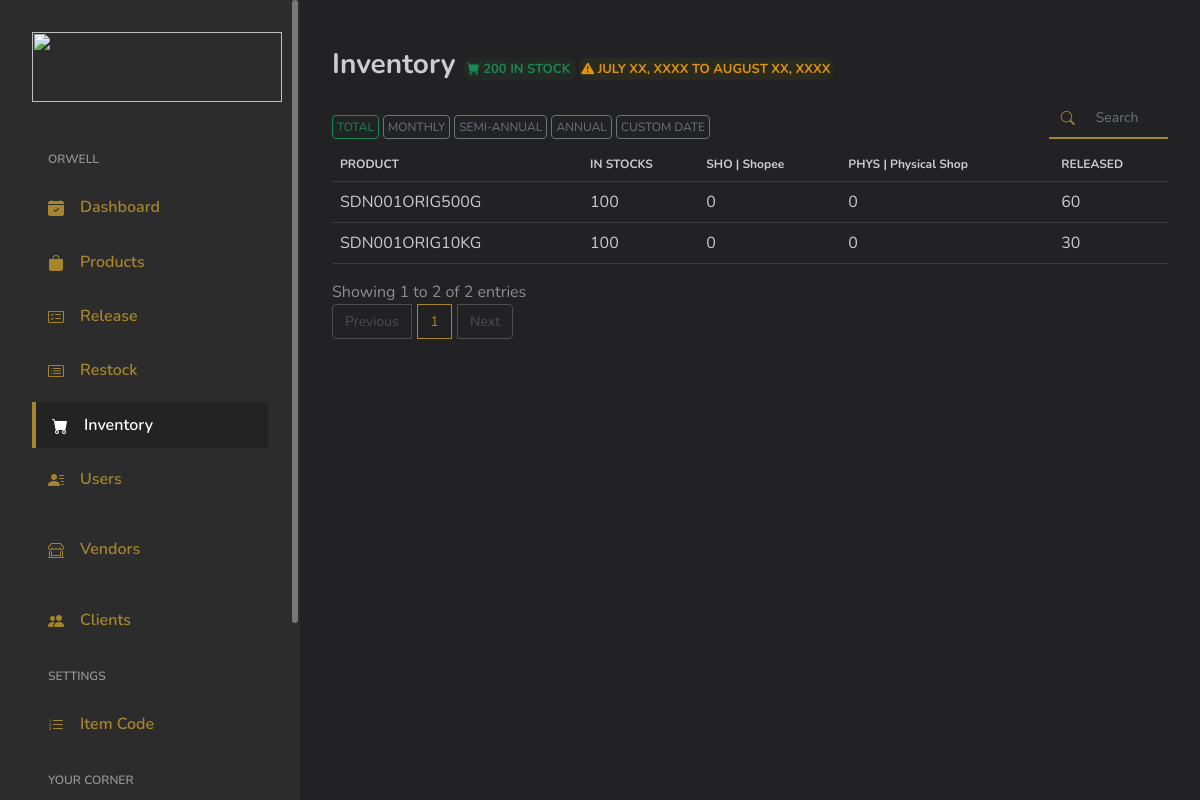
Page /index.php/admin/inventory on the earlier database version.
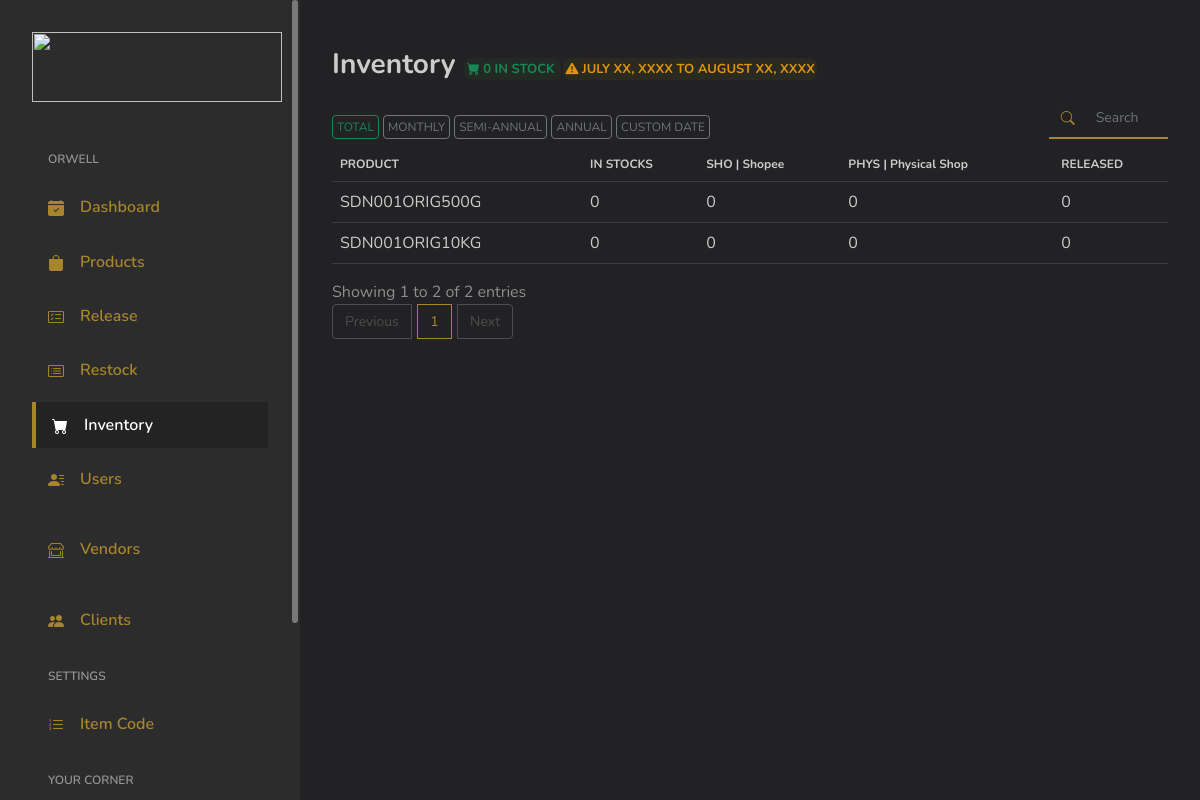
Same page on the later database version.
### tables this page shows
CREATE TABLE `products` (
  `ID` int(11) NOT NULL,
  `Code` varchar(255) DEFAULT NULL,
  `Product_Name` varchar(255) DEFAULT NULL,
  `Description` text DEFAULT NULL,
  `InStock` int(255) DEFAULT 0,
  `Released` int(255) DEFAULT 0,
  `Product_Category` varchar(255) DEFAULT NULL,
  `Product_Weight` varchar(255) DEFAULT NULL,
  `Price_PerItem` varchar(255) DEFAULT NULL,
  `Cost_PerItem` varchar(255) DEFAULT NULL,
  `DateAdded` varchar(255) DEFAULT NULL,
  `PriceSelling` varchar(255) DEFAULT '0',
  `Barcode_Images` varchar(255) DEFAULT NULL
);

### application/controllers/Admin.php (called while the page is built, shortened)
<?php
class Admin extends MY_Controller {
	public $globalData = [];
	public function __construct()
	{
		$this->load->model('Model_Selects');
		$this->load->model('Model_Security');
		$this->load->model('Model_Inserts');
		$this->load->model('Model_Logbook');
	}
	public function inventory()
	{
		$data = [];
		$data = array_merge($data, $this->globalData);
		$header['pageTitle'] = 'Inventory';
		$data['globalHeader'] = $this->load->view('main/globals/header', $header);
		$this->load->view('admin/inventory', $data);
	}
}

### index.php (called while the page is built, shortened)
<?php
require_once BASEPATH.'core/CodeIgniter.php';

### application/models/Model_Selects.php (called while the page is built, shortened)
<?php
class Model_Selects extends CI_Model {
	public function GetAllProducts()
	{
		$this->db->select('*');
		$this->db->order_by('ID', 'asc');
		$result = $this->db->get('products');
		return $result;
	}
}

### application/views/admin/inventory.php (the view, shortened to what this page needs)
<?php
$totalStocks = 0;
$getAllProducts = $this->Model_Selects->GetAllProducts();
if ($getAllProducts->num_rows() > 0) {
	foreach ($getAllProducts->result_array() as $row) {
		$totalStocks += $row['InStock'];
	}
}
?>
</head>
<body>
<div id="app">
	<div id="main">
		<div class="page-heading">
			<div class="page-title">
				<div class="row">
					<div class="col-sm-12">
						<h3>Inventory
							<span class="text-center success-banner-sm">
								<i class="bi bi-cart-fill"></i> <?=$totalStocks;?> IN STOCK
							</span>
							<span class="text-center info-banner-sm">
								<i class="bi bi-exclamation-triangle-fill"></i> JULY XX, XXXX TO AUGUST XX, XXXX
							</span>
						</h3>
					</div>
					<div class="col-sm-12 col-md-10 pt-4 pb-2">
						<button type="button" class="btn btn-sm-success">TOTAL</button>
						<button type="button" class="btn btn-sm-secondary">MONTHLY</button>
						<button type="button" class="btn btn-sm-secondary">SEMI-ANNUAL</button>
						<button type="button" class="btn btn-sm-secondary">ANNUAL</button>
						<button type="button" class="btn btn-sm-secondary">CUSTOM DATE</button>
					</div>
					<div class="col-sm-12 col-md-2 mr-auto pt-4 pb-2" style="margin-top: -15px;">
						<div class="input-group">
							<div class="input-group-prepend">
								<span class="input-group-text" style="font-size: 14px;"><i class="bi bi-search h-100 w-100" style="margin-top: 5px;"></i></span>
							</div>
							<input type="text" id="tableSearch" class="form-control" placeholder="Search" style="font-size: 14px;">
						</div>
					</div>
				</div>
			</div>
			<section class="section">
				<div class="table-responsive">
					<table id="productsTable" class="table">
						<thead style="font-size: 12px;">
							<th>PRODUCT</th>
							<th>IN STOCKS</th>
							<th>SHO | Shopee</th>
							<th>PHYS | Physical Shop</th>
							<th>RELEASED</th>
						</thead>
						<tbody>
							<?php
							if ($getAllProducts->num_rows() > 0):
								foreach ($getAllProducts->result_array() as $row): ?>
									<tr>
										<td>
											<?=$row['Code'];?>
										</td>
										<td>
											<?=$row['InStock'];?>
										</td>
										<td>
											0
										</td>
										<td>
											0
										</td>
										<td>
											<?=$row['Released']?>
										</td>
									</tr>
							<?php endforeach;
							endif; ?>
						</tbody>
					</table>
				</div>
			</section>
		</div>
	</div>
</div>
</body>
</html>

Differences in the rows shown:
changed products "SDN001ORIG500G": InStock "100" → "0"; Released "60" → "0"
changed products "SDN001ORIG10KG": InStock "100" → "0"; Released "30" → "0"
Other differences:
$totalStocks: "200" → "0"
